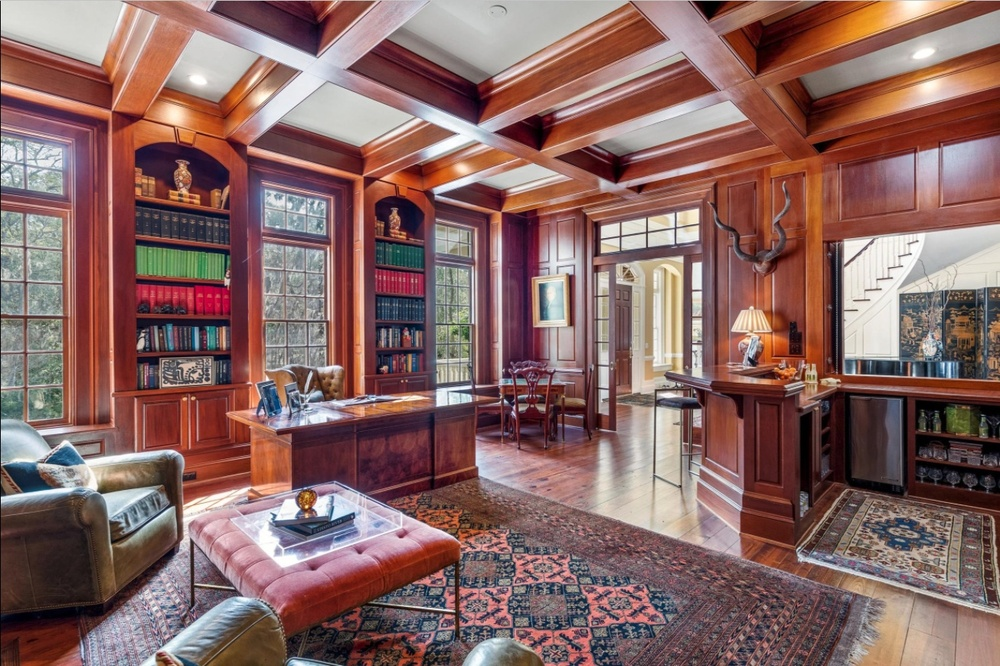
#> input picture opencv/travis_dream_office.jpg, 1000 x 666 px, shrunk from 1306 x 870 before the run
$ python opencv_test.py
#> lines starting #> are read from the running program, lines starting #| are printed output that depends on the picture
import cv2

print(f'OpenCV Version: {cv2.__version__}')

img = cv2.imread("travis_dream_office.jpg")
#> img is the input picture: shape (666, 1000, 3); mean B, G, R 98.9, 102.2, 135.7
gray = cv2.cvtColor(img, cv2.COLOR_BGR2GRAY)
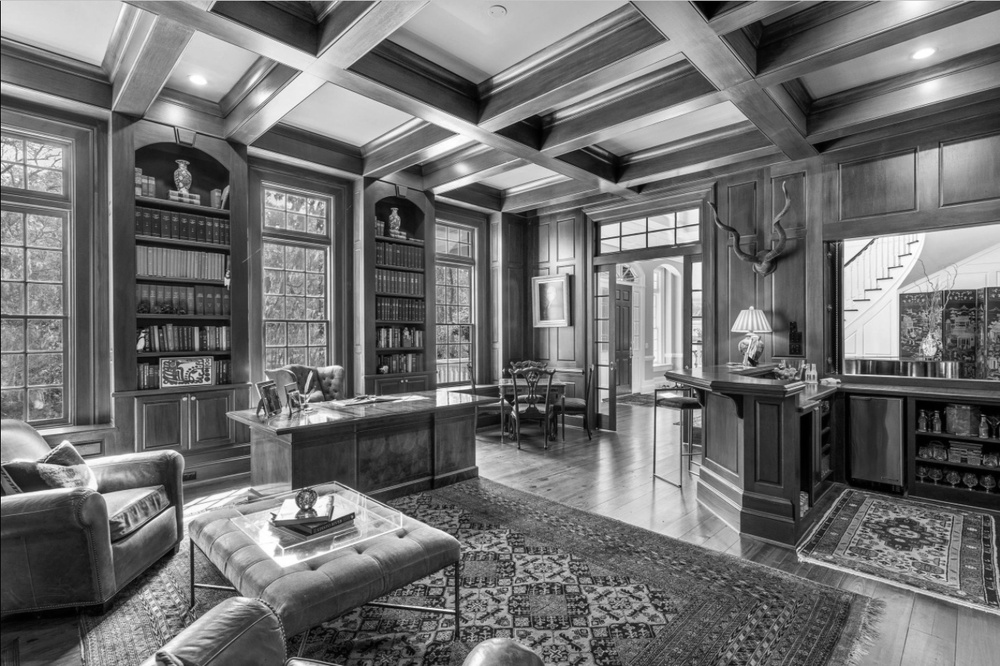
#> gray: shape (666, 1000); min 0, max 255, mean 111.8

cv2.imshow("Office", img)
cv2.imshow("Office - gray", gray)

cv2.waitKey(0)
cv2.destroyAllWindows()
